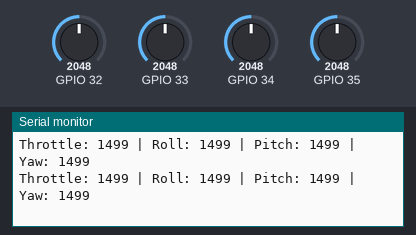
Recording of a sketch running on a simulated ESP32. On the bench: the last lines printed to the serial monitor. Inputs (shaded band) come from the test bench; at power-on: GPIO 32 = 2048, GPIO 33 = 2048, GPIO 34 = 2048, GPIO 35 = 2048. No radio packets arrive unless stated.

Above: at 2.2 s.
2.3 s: GPIO 32 set to 2866
At 2.33 s:
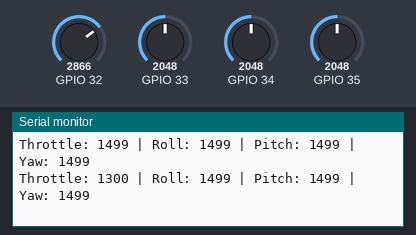
3.8 s: GPIO 33 set to 2866
At 3.84 s:
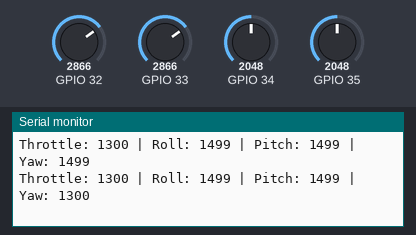
5.3 s: GPIO 34 set to 2866
At 5.31 s:
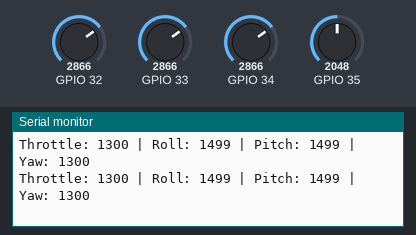
6.8 s: GPIO 35 set to 2866
At 6.82 s:
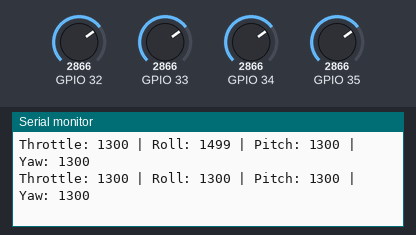
8.3 s: GPIO 32 set to 3972
At 8.34 s:
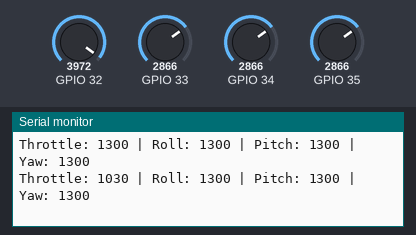
9.8 s: GPIO 33 set to 3972
At 9.81 s:
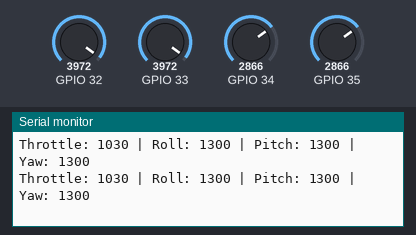
Timing chart, 0 to 12.3 s (numbered marks = the images above; inputs shaded):
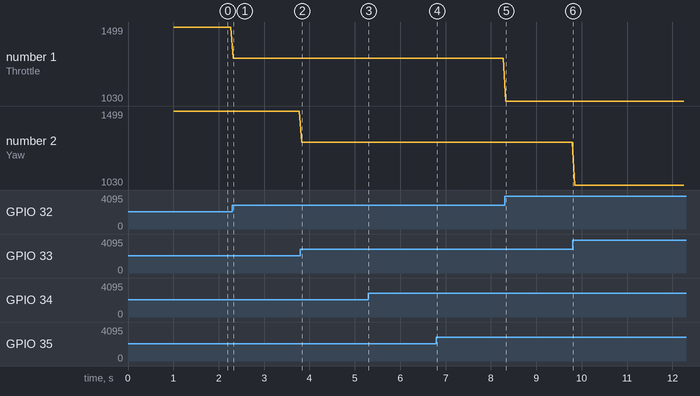

The sketch:

tx_esp32.ino
```cpp
#include <SPI.h>
#include <RF24.h>

// Chân kết nối NRF24 với ESP32
#define CE_PIN 14
#define CSN_PIN 5

RF24 radio(CE_PIN, CSN_PIN);
const byte address[6] = "00001";  // Địa chỉ truyền

// Struct dữ liệu
struct Data {
  int16_t throttle;
  int16_t roll;
  int16_t pitch;
  int16_t yaw;
};

Data controlData;

void setup() {
  Serial.begin(115200);
  delay(1000);

  if (!radio.begin()) {
    Serial.println("❌ Không tìm thấy NRF24!");
    while (1);
  }

  Serial.println("✅ NRF24L01 đã khởi tạo!");

  radio.openWritingPipe(address);
  radio.setPALevel(RF24_PA_LOW);
  radio.setDataRate(RF24_1MBPS);
  radio.stopListening();  // ESP32 TX
}

void loop() {
  // Đọc analog từ joystick hoặc input
  controlData.throttle = map(analogRead(32), 4095, 0, 1000, 2000);
  controlData.roll     = map(analogRead(35), 4095, 0, 1000, 2000);
  controlData.pitch    = map(analogRead(34), 4095, 0, 1000, 2000);
  controlData.yaw      = map(analogRead(33), 4095, 0 , 1000, 2000);

  // Gửi dữ liệu
  radio.write(&controlData, sizeof(controlData));

  // Debug
  Serial.print("Throttle: "); Serial.print(controlData.throttle);
  Serial.print(" | Roll: "); Serial.print(controlData.roll);
  Serial.print(" | Pitch: "); Serial.print(controlData.pitch);
  Serial.print(" | Yaw: "); Serial.println(controlData.yaw);

  delay(50); // 20 lần/giây
}
```

Measured:
- after the input at 2.3 s, the serial monitor: prints a new line at once (image 1)
- after the input at 3.8 s, the serial monitor: prints a new line at once (image 2)
- after the input at 6.8 s, the serial monitor: prints a new line at once (image 4)
- after the input at 8.3 s, the serial monitor: prints a new line at once (image 5)
- plotted number 1: 1499 → 1300 after the input at 2.3 s, 1300 → 1030 after the input at 8.3 s
